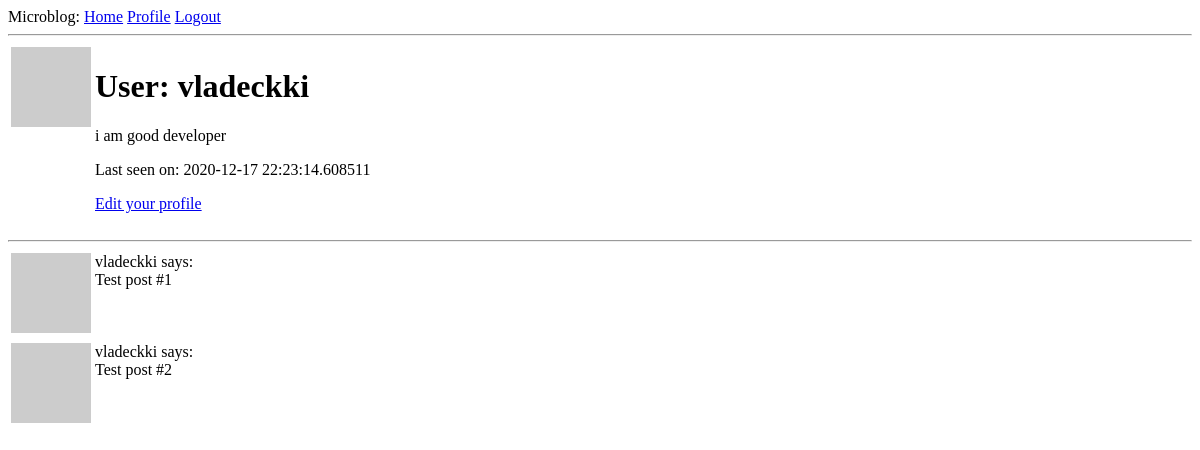
The page /user/vladeckki (signed in) on the database as committed earlier.
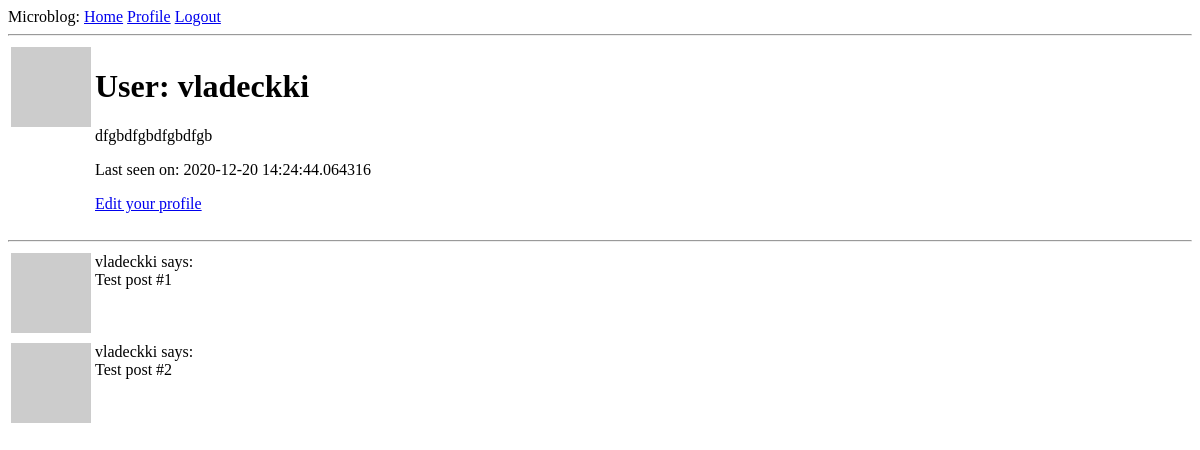
The same page on the database as committed later.
### app/model.py (models this page shows, shortened)
class User(UserMixin, db.Model):
    id = db.Column(db.Integer, primary_key=True)
    username = db.Column(db.String(64), index=True, unique=True)
    email = db.Column(db.String(120), index=True, unique=True)
    password_hash = db.Column(db.String(128))
    about_me = db.Column(db.String(140))
    last_seen = db.Column(db.DateTime, default=datetime.utcnow)
    def avatar(self, size):
        digest = md5(self.email.lower().encode('utf-8')).hexdigest()
        return 'https://www.gravatar.com/avatar/{}?d=identicon&s={}'.format(
            digest, size)

### app/routes.py (the view)
@app.route('/user/<username>')
@login_required
def user(username):
    user = User.query.filter_by(username=username).first_or_404()
    posts = [
        {'author': user, 'body': 'Test post #1'},
        {'author': user, 'body': 'Test post #2'}
    ]
    return render_template('user.html', user=user, posts=posts)

### app/model.py (called while the page is built)
@login.user_loader
def load_user(id):
    return User.query.get(int(id))

### app/routes.py (called while the page is built)
@app.before_request
def before_request():
    if current_user.is_authenticated:
        current_user.last_seen = datetime.utcnow()
        db.session.commit()

### app/templates/user.html
{% extends "base.html" %}
{% block content %}
    <table>
        <tr valign="top">
            <td><img src="{{ user.avatar(128) }}"></td>
            <td>
                <h1>User: {{ user.username }}</h1>
                {% if user.about_me %} <p>{{ user.about_me }}</p>{% endif %}
                {% if user.last_seen %} <p> Last seen on: {{ user.last_seen }}</p>{% endif %}
                {% if user == current_user %}
                    <p><a href="{{ url_for('edit_profile') }}">Edit your profile</a></p>
                {% endif %}
            </td>
        </tr>
    </table>
    <hr>
    {% for post in posts %}
        {% include '_post.html' %}
    {% endfor %}
{% endblock %}

### app/templates/base.html (shortened to what this page needs)
<!DOCTYPE html>
<html lang="en">
<head>
</head>
<body>
<div>
    Microblog:
    <a href="{{ url_for('index') }}">Home</a>
    {% if current_user.is_anonymous %}
        <a href="{{ url_for('login') }}">Login</a>
    {% else %}
        <a href="{{ url_for('user', username=current_user.username) }}">Profile</a>
        <a href="{{ url_for('logout') }}">Logout</a>
    {% endif %}
</div>
<hr>
{% block content %}{% endblock %}
</body>
</html>

### app/templates/_post.html
<table>
    <tr valign="top">
        <td><img src="{{ post.author.avatar(36) }}"></td>
        <td>{{ post.author.username }} says:<br>{{ post.body }}</td>
    </tr>
</table>

Rows that differ between the two databases and show on the page:
changed User "vladeckki": about_me "i am good developer" → "dfgbdfgbdfgbdfgb"; last_seen "2020-12-17 22:23:14.608511" → "2020-12-20 14:24:44.064316"
